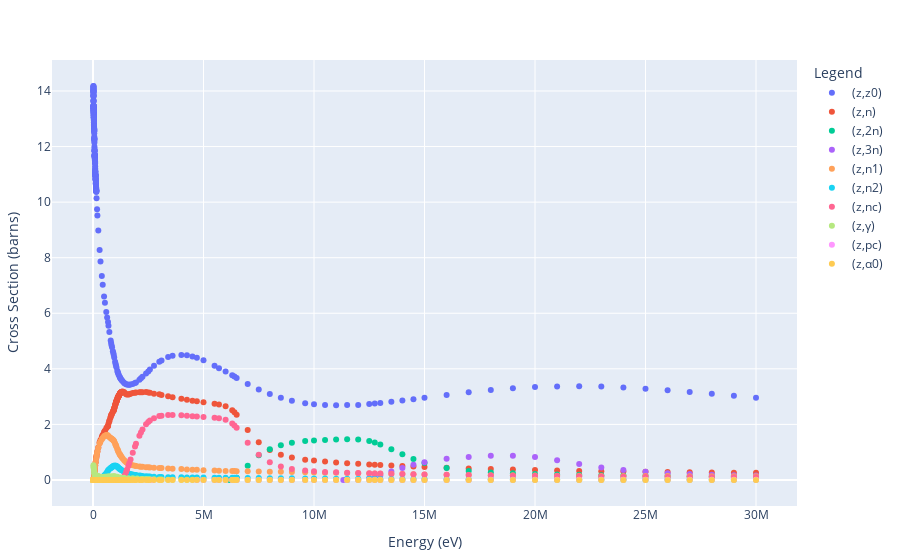

Source (notebook cell):
### Code cell
plot_cross_sections("neutron", [92,238], "endf")
